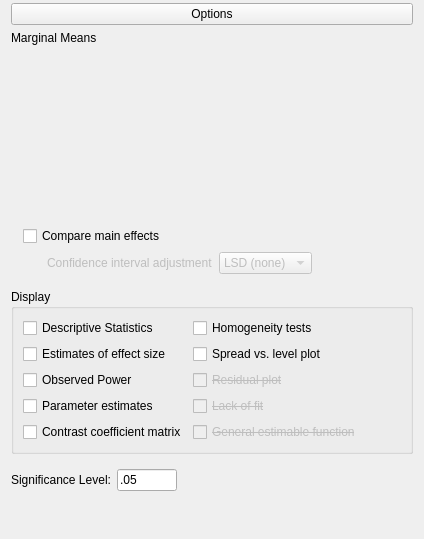
    <widget class="QWidget" name="widget_15" native="true">
     <layout class="QGridLayout" name="gridLayout_12">
      <property name="topMargin">
       <number>3</number>
      </property>
      <property name="bottomMargin">
       <number>3</number>
      </property>
      <item row="3" column="0">
       <widget class="QWidget" name="containerOptions" native="true">
        <layout class="QVBoxLayout" name="verticalLayout_3">
         <property name="leftMargin">
          <number>0</number>
         </property>
         <property name="topMargin">
          <number>0</number>
         </property>
         <property name="rightMargin">
          <number>0</number>
         </property>
         <property name="bottomMargin">
          <number>36</number>
         </property>
         <item>
          <widget class="QLabel" name="label_9">
           <property name="text">
            <string>Marginal Means</string>
           </property>
          </widget>
         </item>
         <item>
          <widget class="BoundAssignWidget" name="marginalMeans_terms" native="true">
           <property name="minimumSize">
            <size>
             <width>0</width>
             <height>160</height>
            </size>
           </property>
          </widget>
         </item>
         <item>
          <widget class="QWidget" name="containerEMM" native="true">
           <layout class="QGridLayout" name="gridLayout_5">
            <property name="leftMargin">
             <number>12</number>
            </property>
            <item row="1" column="3">
             <spacer name="horizontalSpacer_2">
              <property name="orientation">
               <enum>Qt::Horizontal</enum>
              </property>
              <property name="sizeHint" stdset="0">
               <size>
                <width>40</width>
                <height>20</height>
               </size>
              </property>
             </spacer>
            </item>
            <item row="1" column="0">
             <widget class="QWidget" name="widget_16" native="true">
              <property name="enabled">
               <bool>false</bool>
              </property>
              <property name="minimumSize">
               <size>
                <width>24</width>
                <height>0</height>
               </size>
              </property>
              <layout class="QGridLayout" name="gridLayout_22">
               <property name="leftMargin">
                <number>24</number>
               </property>
               <property name="topMargin">
                <number>0</number>
               </property>
               <property name="rightMargin">
                <number>0</number>
               </property>
               <property name="bottomMargin">
                <number>0</number>
               </property>
               <item row="0" column="0">
                <widget class="QLabel" name="label_14">
                 <property name="text">
                  <string>Confidence interval adjustment</string>
                 </property>
                </widget>
               </item>
               <item row="0" column="1">
                <widget class="BoundComboBox" name="marginalMeans_ciAdjustment">
                 <item>
                  <property name="text">
                   <string>LSD (none)</string>
                  </property>
                 </item>
                 <item>
                  <property name="text">
                   <string>Bonferroni</string>
                  </property>
                 </item>
                </widget>
               </item>
              </layout>
             </widget>
            </item>
            <item row="0" column="0" colspan="2">
             <widget class="BoundCheckBox" name="marginalMeans_compareMainEffects">
              <property name="text">
               <string>Compare main effects</string>
              </property>
             </widget>
            </item>
           </layout>
          </widget>
         </item>
         <item>
          <widget class="QGroupBox" name="containerDisplay">
           <property name="title">
            <string>Display</string>
           </property>
           <property name="flat">
            <bool>true</bool>
           </property>
           <layout class="QGridLayout" name="gridLayout_10">
            <item row="3" column="1">
             <widget class="BoundCheckBox" name="misc_lackOfFit">
              <property name="enabled">
               <bool>false</bool>
              </property>
              <property name="font">
               <font>
                <strikeout>true</strikeout>
               </font>
              </property>
              <property name="text">
               <string>Lack of fit</string>
              </property>
             </widget>
            </item>
            <item row="2" column="1">
             <widget class="BoundCheckBox" name="misc_residualPlot">
              <property name="enabled">
               <bool>false</bool>
              </property>
              <property name="font">
               <font>
                <strikeout>true</strikeout>
               </font>
              </property>
              <property name="text">
               <string>Residual plot</string>
              </property>
             </widget>
            </item>
            <item row="4" column="1">
             <widget class="BoundCheckBox" name="misc_estimableFunction">
              <property name="enabled">
               <bool>false</bool>
              </property>
              <property name="font">
               <font>
                <strikeout>true</strikeout>
               </font>
              </property>
              <property name="text">
               <string>General estimable function</string>
              </property>
             </widget>
            </item>
            <item row="1" column="2">
             <spacer name="horizontalSpacer_5">
              <property name="orientation">
               <enum>Qt::Horizontal</enum>
              </property>
              <property name="sizeHint" stdset="0">
               <size>
                <width>40</width>
                <height>20</height>
               </size>
              </property>
             </spacer>
            </item>
            <item row="1" column="1">
             <widget class="BoundCheckBox" name="misc_spreadVsLevelPlot">
              <property name="text">
               <string>Spread vs. level plot</string>
              </property>
             </widget>
            </item>
            <item row="4" column="0">
             <widget class="BoundCheckBox" name="misc_contrastCoefficients">
              <property name="text">
               <string>Contrast coefficient matrix</string>
              </property>
             </widget>
            </item>
            <item row="0" column="0">
             <widget class="BoundCheckBox" name="misc_descriptives">
              <property name="text">
               <string>Descriptive Statistics</string>
              </property>
             </widget>
            </item>
            <item row="0" column="1">
             <widget class="BoundCheckBox" name="misc_homogeneityTests">
              <property name="text">
               <string>Homogeneity tests</string>
              </property>
             </widget>
            </item>
            <item row="3" column="0">
             <widget class="BoundCheckBox" name="misc_parameterEstimates">
              <property name="text">
               <string>Parameter estimates</string>
              </property>
             </widget>
            </item>
            <item row="2" column="0">
             <widget class="BoundCheckBox" name="misc_observedPower">
              <property name="text">
               <string>Observed Power</string>
              </property>
             </widget>
            </item>
            <item row="1" column="0">
             <widget class="BoundCheckBox" name="misc_effectSizeEstimates">
              <property name="text">
               <string>Estimates of effect size</string>
              </property>
             </widget>
            </item>
           </layout>
          </widget>
         </item>
         <item>
          <widget class="QWidget" name="containerSig" native="true">
           <layout class="QGridLayout" name="gridLayout_11">
            <property name="leftMargin">
             <number>0</number>
            </property>
            <item row="0" column="0">
             <widget class="QLabel" name="label_13">
              <property name="text">
               <string>Significance Level:</string>
              </property>
             </widget>
            </item>
            <item row="0" column="1">
             <widget class="BoundTextBox" name="significanceLevel">
              <property name="maximumSize">
               <size>
                <width>60</width>
                <height>16777215</height>
               </size>
              </property>
              <property name="text">
               <string>.05</string>
              </property>
             </widget>
            </item>
            <item row="0" column="2">
             <spacer name="horizontalSpacer_6">
              <property name="orientation">
               <enum>Qt::Horizontal</enum>
              </property>
              <property name="sizeHint" stdset="0">
               <size>
                <width>40</width>
                <height>20</height>
               </size>
              </property>
             </spacer>
            </item>
           </layout>
          </widget>
         </item>
        </layout>
       </widget>
      </item>
      <item row="0" column="0">
       <widget class="ExpanderButton" name="expanderOptions">
        <property name="text">
         <string>Options</string>
        </property>
       </widget>
      </item>
     </layout>
    </widget>
